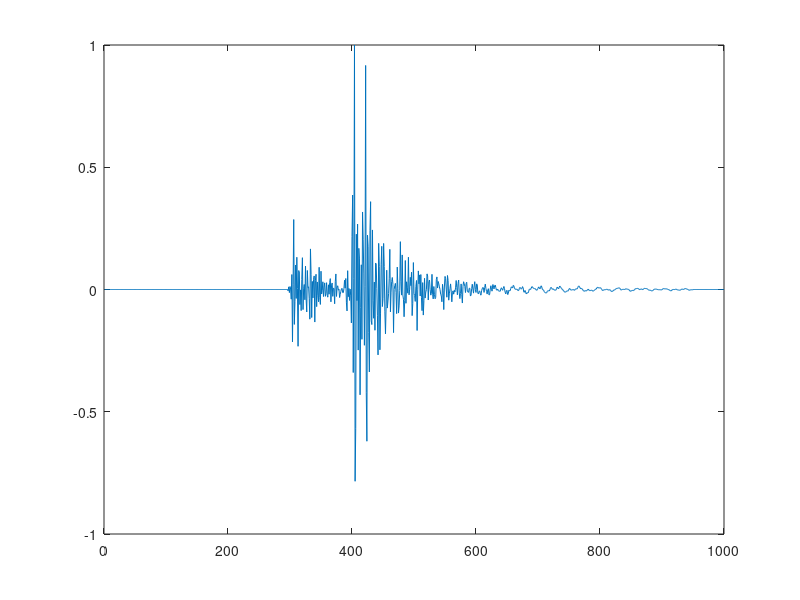
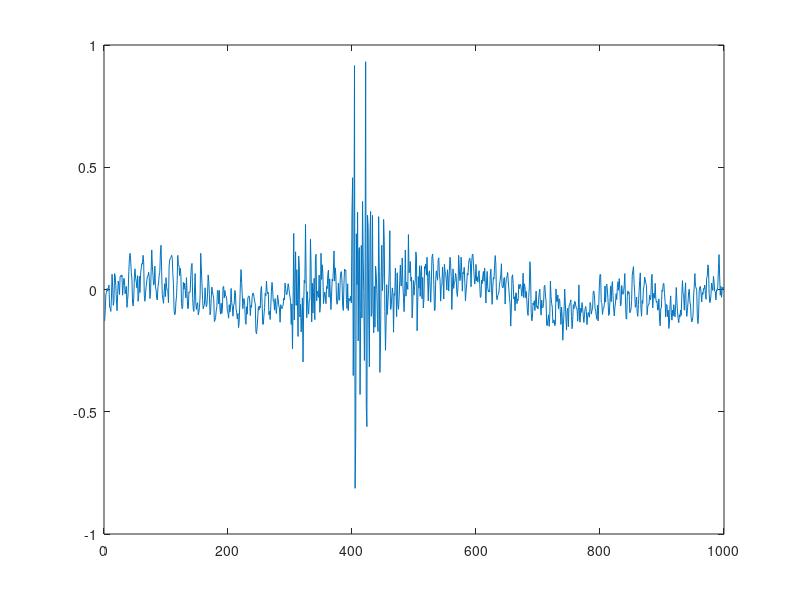

MATLAB code to generate these figures, in order: (Note: this script raises an error after producing the figures.)
clc
clear
%%  --------------------- loading data ------------------------------
% load('data_noise_new7.mat');
% data.org = data_noise;
% load original_synthetic_data.mat;
% pure_noise = data_noise - data_e;
% data.org = pure_noise + data_e;
addpath(genpath('./subroutines'));
load('ex_synth+Noise.mat');
data.org = syntNoisy3_z;
load('ex_synth.mat');
data_e = synt_80_z(1:length(syntNoisy3_z));
data_noise = syntNoisy3_z;
figure
plot(data_e)

figure
plot(data_noise)
%%  ------------------ papameters input ----------------------------
sample = 10;  % Sampling rate of seismic record
% ------------- 
%  1、If  the band range of the effective signal is known in advance
%      the band range of the effective signal can be set
%  2、If  the band range of the effective signal is unknown in advance,
%   the band range of the effective signal can be set of 0~ 1/sample/2
%
opt.f_s = 0;   % The cut-off frequency1
opt.f_e = sample/2;  %  The cut-off frequency2
opt.dt = 1/sample;  % sampling time (sec)
%   opt.nrs is the starting sample when calculating the ROV curve.
opt.nrs = 8;
%   opt.bwconn is the connectivity form (4 or 8) of the pixel.
opt.bwconn = 4;

%%  --------------- Start the denoising program ---------------------------
tic
dn =  para_free_denoising0(data, opt);
toc

[noise_free_tf, ~] = wsst(data_e, sample);
% pure_noise = data_noise - data_e;
%%  ------------------ map the denoising result -----------------------------
t = 1:length(data_noise);
tt = t/sample;
t_max = length(data_noise)/sample;

%%
font1 = 15;
line1 = 1;
tf_max = max(max(abs(dn.org_tf)));
clim2 = 0.5;

f1 = 0;
f2 = sample/2;
f_tick = [f1:1:f2];

for i =1
figure
subplot 221
plot(tt, data_e(t), 'LineWidth', line1)
xlim([0 t_max]);
ylim([-1 1]);
xlabel('Time (s)', 'FontWeight','bold');
ylabel('Normalized amplitude', 'FontWeight','bold');
set(gca, 'fontsize', font1, 'TickDir', 'out')
grid minor;
grid on;

subplot 222
pcolor(tt, dn.org_f, abs(noise_free_tf(:, t)));
shading interp;
ylim([f1 f2]);
xlim([0 t_max]);
xlabel('Time (s)', 'FontWeight','bold');
ylabel('Frequency (Hz)', 'FontWeight','bold');
set(gca, 'fontsize', font1, 'ytick', f_tick, 'TickDir', 'out');
clim([0 max(max(abs(noise_free_tf)))*clim2]);
grid minor;
grid on;


subplot 223
plot(tt, data_noise, 'LineWidth', line1)
xlim([0 t_max]);
ylim([-1 1]);
xlabel('Time (s)', 'FontWeight','bold');
ylabel('Normalized amplitude', 'FontWeight','bold');
set(gca, 'fontsize', font1, 'TickDir', 'out')
grid minor;
grid on;

subplot 224
pcolor(tt, dn.org_f, (abs(dn.org_tf)));
% imagesc(tt, (dn.org_f), (abs(dn.org_tf)));
shading interp;
ylim([f1 f2]);
xlim([0 t_max]);
xlabel('Time (s)', 'FontWeight','bold');
ylabel('Frequency (Hz)', 'FontWeight','bold');
set(gca, 'fontsize', font1, 'ytick', f_tick, 'TickDir', 'out');
clim([0 tf_max*clim2]);
grid minor;
grid on;
end
%%
for i =1
figure
subplot 321
plot(tt, data_noise./max(abs(data_noise)), 'LineWidth', line1)
xlim([0 t_max]);
ylim([-1 1]);
xlabel('Time (s)', 'FontWeight','bold');
ylabel('Normalized amplitude', 'FontWeight','bold');
set(gca, 'fontsize', font1, 'TickDir', 'out')
grid minor;
grid on;

subplot 322
pcolor(tt, dn.org_f, abs(dn.org_tf));
shading interp;
ylim([f1 f2]);
xlim([0 t_max]);
xlabel('Time (s)', 'FontWeight','bold');
ylabel('Frequency (Hz)', 'FontWeight','bold');
set(gca, 'fontsize', font1, 'ytick', f_tick, 'TickDir', 'out');
clim([0 max(max(abs(noise_free_tf)))*clim2]);
grid minor;
grid on;

subplot 323
plot(tt, dn.gcv_dw./max(abs(dn.gcv_dw)), 'LineWidth', line1)
xlim([0 t_max]);
ylim([-1 1]);
xlabel('Time (s)', 'FontWeight','bold');
ylabel('Normalized amplitude', 'FontWeight','bold');
set(gca, 'fontsize', font1, 'TickDir', 'out')
grid minor;
grid on;

subplot 324
pcolor(tt, dn.org_f, (abs(dn.gcv_tf)));
% imagesc(tt, (dn.org_f), (abs(dn.org_tf)));
shading interp;
ylim([f1 f2]);
xlim([0 t_max]);
xlabel('Time (s)', 'FontWeight','bold');
ylabel('Frequency (Hz)', 'FontWeight','bold');
set(gca, 'fontsize', font1, 'ytick', f_tick, 'TickDir', 'out');
clim([0 tf_max*clim2]);
grid minor;
grid on;

subplot 325
plot(tt, dn.final_dw./max(abs(dn.final_dw)), 'LineWidth', line1)
xlim([0 t_max]);
ylim([-1 1]);
xlabel('Time (s)', 'FontWeight','bold');
ylabel('Normalized amplitude', 'FontWeight','bold');
set(gca, 'fontsize', font1, 'TickDir', 'out')
grid minor;
grid on;

subplot 326
pcolor(tt, dn.org_f, (abs(dn.final_tf)));
% imagesc(tt, (dn.org_f), (abs(dn.org_tf)));
shading interp;
ylim([f1 f2]);
xlim([0 t_max]);
xlabel('Time (s)', 'FontWeight','bold');
ylabel('Frequency (Hz)', 'FontWeight','bold');
set(gca, 'fontsize', font1, 'ytick', f_tick, 'TickDir', 'out');
clim([0 tf_max*clim2]);
grid minor;
grid on;
end
%%
for i = 1
   figure
subplot 321
plot(tt, data_e(t), 'LineWidth', line1)
xlim([0 t_max]);
ylim([-1 1]);
xlabel('Time (s)', 'FontWeight','bold');
ylabel('Normalized amplitude', 'FontWeight','bold');
set(gca, 'fontsize', font1, 'TickDir', 'out')
grid minor;
grid on;

axes('Position',[0.35656819610308 0.853122362869192 0.16 0.11]); % 生成子图 最简单的方式
x = t(26*sample: 34*sample);
y1 = data_e(x);
% y2 = dn.final_dw(x);
plot(tt(x),y1,'linewidth', 1);
set(gca,'FontWeight','bold');
ylim([-0.4 0.4])
grid minor;
grid on;

subplot 322
pcolor(tt, dn.org_f, abs(noise_free_tf(:, t)));
shading interp;
ylim([f1 f2]);
xlim([0 t_max]);
xlabel('Time (s)', 'FontWeight','bold');
ylabel('Frequency (Hz)', 'FontWeight','bold');
set(gca, 'fontsize', font1, 'ytick', f_tick, 'TickDir', 'out');
clim([0 max(max(abs(noise_free_tf)))*clim2]);
grid minor;
grid on;


subplot 323
plot(tt, data_noise, 'LineWidth', line1)
xlim([0 t_max]);
ylim([-1 1]);
xlabel('Time (s)', 'FontWeight','bold');
ylabel('Normalized amplitude', 'FontWeight','bold');
set(gca, 'fontsize', font1, 'TickDir', 'out')
grid minor;
grid on;

axes('Position',[0.355939660590823 0.553544303797465 0.16 0.11]); % 生成子图 最简单的方式
x = t(26*sample: 34*sample);
y1 = data_noise(x);
% y2 = dn.final_dw(x);
plot(tt(x),y1,'linewidth', 1);
set(gca,'FontWeight','bold');
ylim([-0.4 0.4])
grid minor;
grid on;

subplot 324
pcolor(tt, dn.org_f, (abs(dn.org_tf)));
% imagesc(tt, (dn.org_f), (abs(dn.org_tf)));
shading interp;
ylim([f1 f2]);
xlim([0 t_max]);
xlabel('Time (s)', 'FontWeight','bold');
ylabel('Frequency (Hz)', 'FontWeight','bold');
set(gca, 'fontsize', font1, 'ytick', f_tick, 'TickDir', 'out');
clim([0 tf_max*clim2]);
grid minor;
grid on;

subplot 325
plot(tt, dn.final_dw./max(abs(dn.final_dw)), 'LineWidth', line1)
xlim([0 t_max]);
ylim([-1 1]);
xlabel('Time (s)', 'FontWeight','bold');
ylabel('Normalized amplitude', 'FontWeight','bold');
set(gca, 'fontsize', font1, 'TickDir', 'out')
grid minor;
grid on;

axes('Position',[0.35656819610308 0.253966244725737 0.16 0.11]); % 生成子图 最简单的方式
x = t(26*sample: 34*sample);
% y1 = data_e(x);
y1 = dn.final_dw(x);
plot(tt(x), y1,'linewidth', 1);
set(gca,'FontWeight','bold');
ylim([-0.4 0.4])
grid minor;
grid on;

subplot 326
pcolor(tt, dn.org_f, (abs(dn.final_tf)));
% imagesc(tt, (dn.org_f), (abs(dn.org_tf)));
shading interp;
ylim([f1 f2]);
xlim([0 t_max]);
xlabel('Time (s)', 'FontWeight','bold');
ylabel('Frequency (Hz)', 'FontWeight','bold');
set(gca, 'fontsize', font1, 'ytick', f_tick, 'TickDir', 'out');
clim([0 tf_max*clim2]);
grid minor;
grid on; 
end
